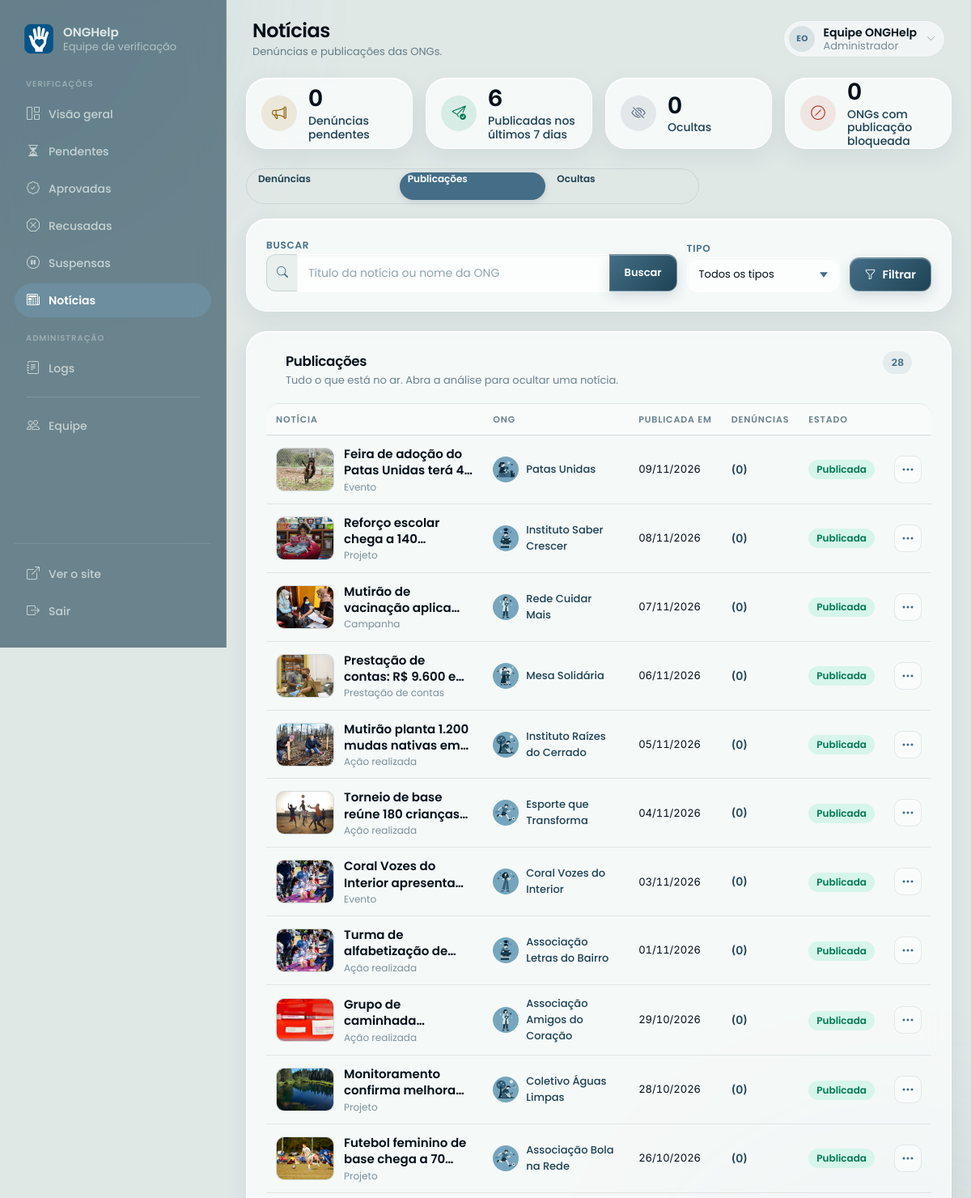
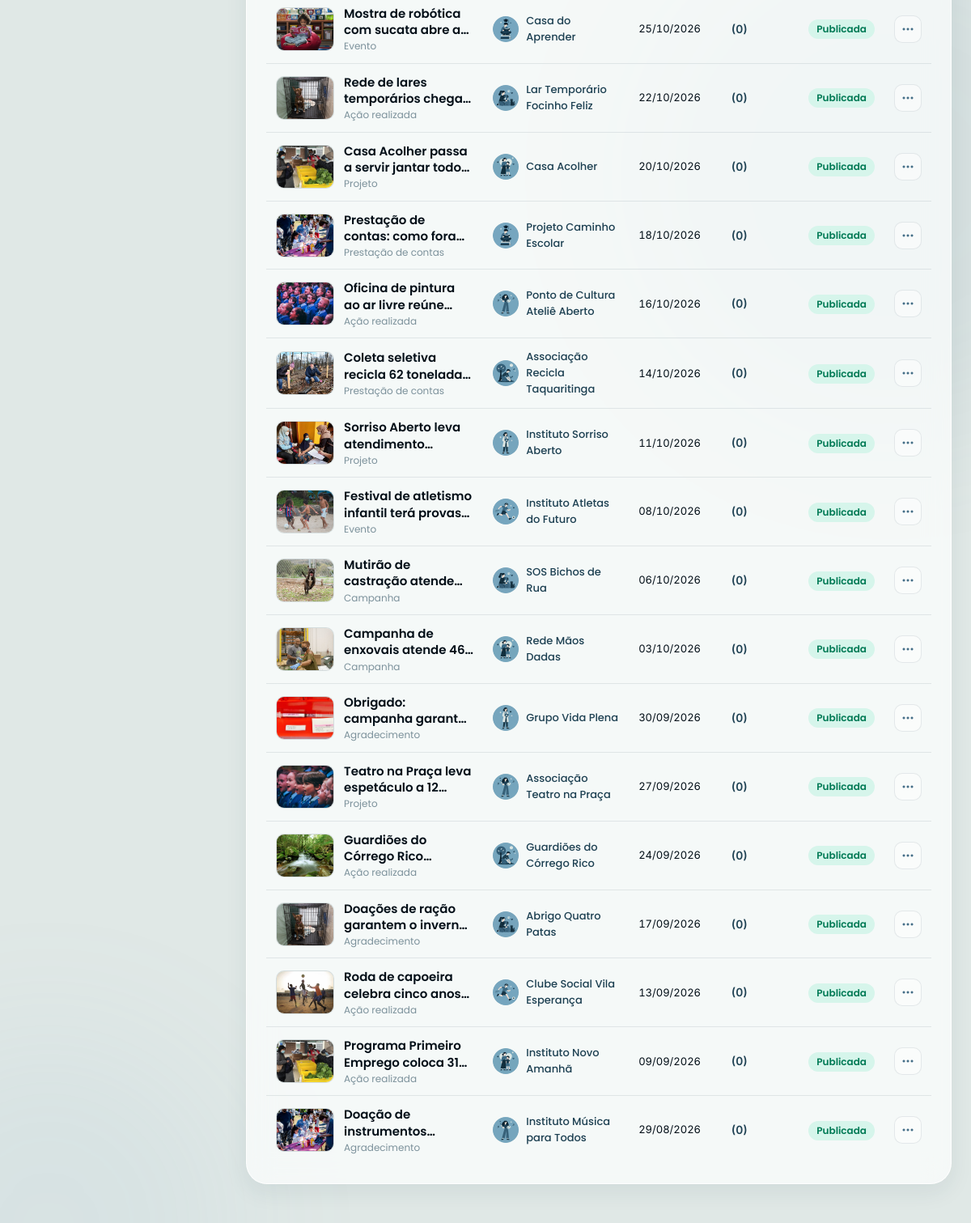
Page /admin/noticias.php?aba=publicacoes (signed in) on the committed database (2 pictures, top to bottom).
### tables this page shows
CREATE TABLE `noticias` (
  `id` int(10) unsigned NOT NULL AUTO_INCREMENT,
  `usuario_id` int(10) unsigned NOT NULL,
  `titulo` varchar(90) NOT NULL,
  `resumo` varchar(180) NOT NULL,
  `texto` mediumtext NOT NULL,
  `tipo` enum('','acao_realizada','projeto','campanha','evento','agradecimento','prestacao_contas') NOT NULL DEFAULT '',
  `estado` enum('rascunho','publicada','oculta') NOT NULL DEFAULT 'rascunho',
  `slug` varchar(120) NOT NULL,
  `projeto_id` int(10) unsigned DEFAULT NULL,
  `movimentacao_id` int(10) unsigned DEFAULT NULL,
  `evento_data` datetime DEFAULT NULL,
  `evento_local` varchar(200) DEFAULT NULL,
  `direitos_imagem_aceito_em` datetime DEFAULT NULL,
  `criado_em` datetime NOT NULL DEFAULT current_timestamp(),
  `atualizado_em` datetime NOT NULL DEFAULT current_timestamp() ON UPDATE current_timestamp(),
  `publicada_em` datetime DEFAULT NULL,
  `ocultada_em` datetime DEFAULT NULL,
  `ocultada_por` int(10) unsigned DEFAULT NULL,
  `ocultacao_categoria` varchar(40) DEFAULT NULL,
  `ocultacao_mensagem` text DEFAULT NULL,
  `demonstracao` tinyint(1) NOT NULL DEFAULT 0,
  PRIMARY KEY (`id`),
  UNIQUE KEY `slug` (`slug`),
  KEY `idx_noticias_estado_data` (`estado`,`publicada_em`),
  KEY `idx_noticias_usuario_estado` (`usuario_id`,`estado`),
  KEY `idx_noticias_tipo_estado` (`tipo`,`estado`),
  KEY `idx_noticias_criado` (`criado_em`),
  KEY `idx_noticias_demonstracao` (`demonstracao`),
  KEY `idx_noticias_projeto` (`projeto_id`),
  KEY `idx_noticias_movimentacao` (`movimentacao_id`),
  KEY `idx_noticias_ocultada_por` (`ocultada_por`),
  CONSTRAINT `fk_noticias_movimentacao` FOREIGN KEY (`movimentacao_id`) REFERENCES `movimentacoes` (`id`) ON DELETE SET NULL,
  CONSTRAINT `fk_noticias_ocultada_por` FOREIGN KEY (`ocultada_por`) REFERENCES `admins` (`id`) ON DELETE SET NULL,
  CONSTRAINT `fk_noticias_projeto` FOREIGN KEY (`projeto_id`) REFERENCES `projetos` (`id`) ON DELETE SET NULL,
  CONSTRAINT `fk_noticias_usuario` FOREIGN KEY (`usuario_id`) REFERENCES `usuarios` (`id`) ON DELETE CASCADE
);

CREATE TABLE `usuarios` (
  `id` int(10) unsigned NOT NULL AUTO_INCREMENT,
  `nome` varchar(160) NOT NULL,
  `cnpj` varchar(20) NOT NULL,
  `email` varchar(160) NOT NULL,
  `senha` varchar(255) NOT NULL,
  `area` varchar(60) NOT NULL,
  `status` enum('pendente','aprovada','recusada','suspensa') NOT NULL DEFAULT 'pendente',
  `aprovado_em` datetime DEFAULT NULL,
  `verificada_em` datetime DEFAULT NULL,
  `verificado_por` int(10) unsigned DEFAULT NULL,
  `motivo_recusa` text DEFAULT NULL,
  `responsavel_nome` varchar(160) NOT NULL DEFAULT '',
  `responsavel_cargo` varchar(80) NOT NULL DEFAULT '',
  `responsavel_autorizacao` tinyint(1) NOT NULL DEFAULT 0,
  `canal_tipo` enum('site','instagram','facebook','telefone','outro') NOT NULL DEFAULT 'site',
  `canal_valor` varchar(255) NOT NULL DEFAULT '',
  `email_aprovacao_enviado_em` datetime DEFAULT NULL,
  `cidade` varchar(100) NOT NULL DEFAULT 'Brasil',
  `estado` char(2) DEFAULT NULL,
  `descricao` text DEFAULT NULL,
  `pix_chave` varchar(20) NOT NULL,
  `cor_tema` varchar(7) DEFAULT NULL,
  `cor_fundo` varchar(7) DEFAULT NULL,
  `criado_em` datetime NOT NULL DEFAULT current_timestamp(),
  `foto_perfil` varchar(255) DEFAULT NULL,
  PRIMARY KEY (`id`),
  UNIQUE KEY `cnpj` (`cnpj`),
  UNIQUE KEY `email` (`email`),
  KEY `idx_usuarios_status` (`status`),
  KEY `idx_usuarios_status_cidade` (`status`,`cidade`),
  KEY `idx_usuarios_status_area` (`status`,`area`),
  KEY `fk_usuarios_admin` (`verificado_por`),
  CONSTRAINT `fk_usuarios_admin` FOREIGN KEY (`verificado_por`) REFERENCES `admins` (`id`) ON DELETE SET NULL
);

### admin/noticias.php (the view, shortened to what the rows shown need)
<?php
require_once '../includes/admin_auth.php';
require_once '../includes/noticias.php';
require_once '../includes/noticias_fotos.php';
$admin = exigirPermissao($pdo, 'noticias.moderar');
function anmEsc(?string $valor): string
{
    return htmlspecialchars((string) $valor, ENT_QUOTES, 'UTF-8');
}
$aba = (string) ($_GET['aba'] ?? 'denuncias');
$busca = trim((string) ($_GET['busca'] ?? ''));
$busca = mb_substr($busca, 0, 120, 'UTF-8');
$tipoFiltro = (string) ($_GET['tipo'] ?? '');
$parametrosPagina = ['aba' => $aba];
$urlPagina = static function (array $extra = []) use ($parametrosPagina): string {
    $query = array_filter(
        array_merge($parametrosPagina, $extra),
        static fn ($valor) => $valor !== '' && $valor !== null
    );
    return 'noticias.php' . ($query ? '?' . http_build_query($query) : '');
};
$publicacoes = [];
if ($aba === 'publicacoes') {
    $where = ["n.estado = 'publicada'"];
    $params = [];
    $stmt = $pdo->prepare(
        "SELECT n.id, n.titulo, n.tipo, n.slug, n.usuario_id,
                n.publicada_em, n.criado_em,
                u.nome AS ong_nome, u.foto_perfil, u.area,
                u.status AS ong_status, u.verificada_em AS ong_verificada_em,
                (SELECT f.arquivo FROM noticias_fotos f
                  WHERE f.noticia_id = n.id ORDER BY f.ordem, f.id LIMIT 1) AS capa_miniatura,
                (SELECT COUNT(*) FROM noticias_denuncias d
                  WHERE d.noticia_id = n.id) AS total_denuncias
         FROM noticias n
         INNER JOIN usuarios u ON u.id = n.usuario_id
         WHERE " . implode(' AND ', $where) . "
         ORDER BY n.publicada_em DESC, n.id DESC
         LIMIT 100"
    );
    $stmt->execute($params);
    $publicacoes = $stmt->fetchAll();
}
$admin_page_title = 'Notícias';
include '../includes/admin_header.php';
?>
<div class="admin-noticias">
  <section class="admin-card anm-lista-card">
    <div class="anm-lista-head">
      <div>
        <h2 class="admin-card-title">
          <?= $aba === 'denuncias' ? 'Fila de denúncias' : ($aba === 'publicacoes' ? 'Publicações' : 'Notícias ocultas') ?>
        </h2>
      </div>
    </div>
    <?php if ($aba === 'publicacoes'): ?>
      <?php if (empty($publicacoes)): ?>
        <div class="admin-vazio">
          <i class="bi bi-newspaper" aria-hidden="true"></i>
          <strong><?= $busca !== '' || $tipoFiltro !== '' ? 'Nenhuma publicação encontrada' : 'Nenhuma notícia publicada' ?></strong>
          <span><?= $busca !== '' || $tipoFiltro !== '' ? 'Ajuste a busca ou o tipo para ver outras publicações.' : 'As notícias publicadas pelas ONGs aparecem aqui.' ?></span>
        </div>
      <?php else: ?>
        <div class="table-responsive">
          <table class="table admin-table anm-table align-middle mb-0">
            <thead>
              <tr>
                <th>Notícia</th>
                <th>ONG</th>
                <th>Publicada em</th>
                <th>Denúncias</th>
                <th>Estado</th>
                <th class="text-end"><span class="visually-hidden">Ações</span></th>
              </tr>
            </thead>
            <tbody>
              <?php foreach ($publicacoes as $item): ?>
                <?php
                $capa = noticiaFotoUrl((string) ($item['capa_miniatura'] ?? ''), '../');
                $linkVer = $urlPagina([
                    'analisar' => (int) $item['id'],
                    'itab' => 'conteudo',
                    'aba' => 'publicacoes',
                ]);
                $avatar = fotoPerfilUrl(
                    (string) ($item['foto_perfil'] ?? ''),
                    '../',
                    (string) ($item['area'] ?? '')
                );
                ?>
                <tr class="anm-row">
                  <td>
                    <div class="anm-news">
                      <a class="anm-thumb" href="<?= anmEsc($linkVer) ?>" tabindex="-1" aria-hidden="true">
                        <?php if ($capa !== ''): ?>
                          <img src="<?= anmEsc($capa) ?>" alt="" loading="lazy">
                        <?php else: ?>
                          <span class="anm-thumb-vazia"><i class="bi bi-image"></i></span>
                        <?php endif; ?>
                      </a>
                      <div class="anm-news-copy">
                        <a class="anm-title" href="<?= anmEsc($linkVer) ?>"><?= anmEsc($item['titulo']) ?></a>
                        <span class="anm-tipo"><?= anmEsc(noticiaRotuloTipo((string) $item['tipo'])) ?></span>
                      </div>
                    </div>
                  </td>
                  <td>
                    <div class="anm-ong-celula">
                      <img src="<?= anmEsc($avatar) ?>" alt="" width="32" height="32" loading="lazy">
                      <span><?= anmEsc($item['ong_nome']) ?></span>
                    </div>
                  </td>
                  <td class="anm-data"><?= anmEsc(fmtData((string) ($item['publicada_em'] ?: $item['criado_em']))) ?></td>
                  <td>
                    <span class="anm-numero">(<?= (int) $item['total_denuncias'] ?>)</span>
                  </td>
                  <td><span class="admin-status status-aprovada">Publicada</span></td>
                  <td class="text-end">
                    <div class="dropdown anm-menu">
                      <button class="anm-menu-btn" type="button" data-bs-toggle="dropdown"
                              aria-expanded="false"
                              aria-label="Ações da notícia <?= anmEsc($item['titulo']) ?>">
                        <i class="bi bi-three-dots" aria-hidden="true"></i>
                      </button>
                    </div>
                  </td>
                </tr>
              <?php endforeach; ?>
            </tbody>
          </table>
        </div>
      <?php endif; ?>
    <?php endif; ?>
  </section>
</div>
<?php include '../includes/admin_footer.php'; ?>

### includes/admin_header.php (shortened to what the rows shown need)
<?php
$admin_page_title    = $admin_page_title ?? 'Painel';
$admin_nome      = (string) ($admin['nome'] ?? 'Equipe ONGHelp');
$admin_papel     = (string) ($admin['papel'] ?? 'moderador');
$admin_papelLabel = adminPapelLabel($admin_papel);
$admin_iniciais  = adminIniciais($admin_nome);
?>
<!DOCTYPE html>
<html lang="pt-BR">
<head>
  <link href="https://cdn.jsdelivr.net/npm/bootstrap@5.3.3/dist/css/bootstrap.min.css" rel="stylesheet">
  <link href="https://cdn.jsdelivr.net/npm/bootstrap-icons@1.11.3/font/bootstrap-icons.min.css" rel="stylesheet">
  <link rel="stylesheet" href="../assets/css/global.css?v=72">
</head>
<body class="admin-body">
<div class="admin-shell">
  <div class="admin-main">
    <header class="admin-topbar">
      <div class="admin-topbar-left">
        <div>
          <h1 class="admin-page-title"><?= htmlspecialchars($admin_page_title) ?></h1>
        </div>
      </div>
      <div class="admin-topbar-right">
        <div class="dropdown admin-user-menu">
          <button class="admin-user-pill" type="button" id="menuAdmin" data-bs-toggle="dropdown"
                  aria-expanded="false" aria-haspopup="true" aria-label="Abrir menu da conta de <?= htmlspecialchars($admin_nome) ?>">
            <span class="admin-avatar" aria-hidden="true"><?= htmlspecialchars($admin_iniciais) ?></span>
            <span class="admin-user-pill-text">
              <strong><?= htmlspecialchars($admin_nome) ?></strong>
              <small><?= htmlspecialchars($admin_papelLabel) ?></small>
            </span>
            <i class="bi bi-chevron-down admin-user-caret" aria-hidden="true"></i>
          </button>
        </div>
      </div>
    </header>
    <main class="admin-content">

### rows in the picture
noticias: titulo "Feira de adoção do Patas Unidas terá…", tipo "Evento", usuario.nome "Patas Unidas", publicada_em "09/11/2026", total_denuncias "0"
noticias: titulo "Reforço escolar chega a…", tipo "Projeto", usuario.nome "Instituto Saber Crescer", publicada_em "08/11/2026", total_denuncias "0"
noticias: titulo "Mutirão de vacinação…", tipo "Campanha", usuario.nome "Rede Cuidar Mais", publicada_em "07/11/2026", total_denuncias "0"
noticias: titulo "Prestação de contas: R$ 9.600…", tipo "Prestação de contas", usuario.nome "Mesa Solidária", publicada_em "06/11/2026", total_denuncias "0"
noticias: titulo "Mutirão planta 1.200 mudas nativas…", tipo "Ação realizada", usuario.nome "Instituto Raízes do Cerrado", publicada_em "05/11/2026", total_denuncias "0"
noticias: titulo "Torneio de base reúne 180…", tipo "Ação realizada", usuario.nome "Esporte que Transforma", publicada_em "04/11/2026", total_denuncias "0"
noticias: titulo "Coral Vozes do Interior…", tipo "Evento", usuario.nome "Coral Vozes do Interior", publicada_em "03/11/2026", total_denuncias "0"
noticias: titulo "Turma de alfabetização…", tipo "Ação realizada", usuario.nome "Associação Letras do Bairro", publicada_em "01/11/2026", total_denuncias "0"
noticias: titulo "Grupo de…", tipo "Ação realizada", usuario.nome "Associação Amigos do Coração", publicada_em "29/10/2026", total_denuncias "0"
noticias: shows a picture, titulo "Monitoramento confirma…", tipo "Projeto", usuario.nome "Coletivo Águas Limpas", publicada_em "28/10/2026", total_denuncias "0"
noticias: shows a picture, titulo "Futebol feminino de base chega a…", tipo "Projeto", usuario.nome "Associação Bola na Rede", publicada_em "26/10/2026", total_denuncias "0"
noticias: titulo "Mostra de robótica com sucata abre…", tipo "Evento", usuario.nome "Casa do Aprender", publicada_em "25/10/2026", total_denuncias "0"
noticias: titulo "Rede de lares temporários…", tipo "Ação realizada", usuario.nome "Lar Temporário Focinho Feliz", publicada_em "22/10/2026", total_denuncias "0"
noticias: titulo "Casa Acolher passa a servir jantar…", tipo "Projeto", usuario.nome "Casa Acolher", publicada_em "20/10/2026", total_denuncias "0"
noticias: titulo "Prestação de contas: como…", tipo "Prestação de contas", usuario.nome "Projeto Caminho Escolar", publicada_em "18/10/2026", total_denuncias "0"
noticias: shows a picture, titulo "Oficina de pintura ao ar livre…", tipo "Ação realizada", usuario.nome "Ponto de Cultura Ateliê Aberto", publicada_em "16/10/2026", total_denuncias "0"
noticias: titulo "Coleta seletiva recicla 62…", tipo "Prestação de contas", usuario.nome "Associação Recicla Taquaritinga", publicada_em "14/10/2026", total_denuncias "0"
noticias: titulo "Sorriso Aberto leva…", tipo "Projeto", usuario.nome "Instituto Sorriso Aberto", publicada_em "11/10/2026", total_denuncias "0"
noticias: shows a picture, titulo "Festival de atletismo infantil terá…", tipo "Evento", usuario.nome "Instituto Atletas do Futuro", publicada_em "08/10/2026", total_denuncias "0"
noticias: titulo "Mutirão de castração…", tipo "Campanha", usuario.nome "SOS Bichos de Rua", publicada_em "06/10/2026", total_denuncias "0"
noticias: titulo "Campanha de enxovais atende…", tipo "Campanha", usuario.nome "Rede Mãos Dadas", publicada_em "03/10/2026", total_denuncias "0"
noticias: titulo "Obrigado: campanha…", tipo "Agradecimento", usuario.nome "Grupo Vida Plena", publicada_em "30/09/2026", total_denuncias "0"
noticias: shows a picture, titulo "Teatro na Praça leva espetáculo a…", tipo "Projeto", usuario.nome "Associação Teatro na Praça", publicada_em "27/09/2026", total_denuncias "0"
noticias: shows a picture, titulo "Guardiões do Córrego…", tipo "Ação realizada", usuario.nome "Guardiões do Córrego Rico", publicada_em "24/09/2026", total_denuncias "0"
noticias: titulo "Doações de ração garantem o…", tipo "Agradecimento", usuario.nome "Abrigo Quatro Patas", publicada_em "17/09/2026", total_denuncias "0"
noticias: titulo "Roda de capoeira celebra cinco…", tipo "Ação realizada", usuario.nome "Clube Social Vila Esperança", publicada_em "13/09/2026", total_denuncias "0"
noticias: titulo "Programa Primeiro Emprego coloca…", tipo "Ação realizada", usuario.nome "Instituto Novo Amanhã", publicada_em "09/09/2026", total_denuncias "0"
noticias: titulo "Doação de…", tipo "Agradecimento", usuario.nome "Instituto Música para Todos", publicada_em "29/08/2026", total_denuncias "0"

### other values in the picture
$item['rotulo'] "Visão geral"
$item['rotulo'] "Pendentes"
$item['rotulo'] "Aprovadas"
$item['rotulo'] "Recusadas"
$item['rotulo'] "Suspensas"
$item['rotulo'] "Notícias"
$item['rotulo'] "Logs"
$item['rotulo'] "Equipe"
$admin_page_title "Notícias"
$admin_page_subtitle "Denúncias e publicações das ONGs."
$admin_iniciais "EO"
$admin_nome "Equipe ONGHelp"
$admin_papelLabel "Administrador"
$kpiPendentes "0"
$kpiPublicadas7 "6"
